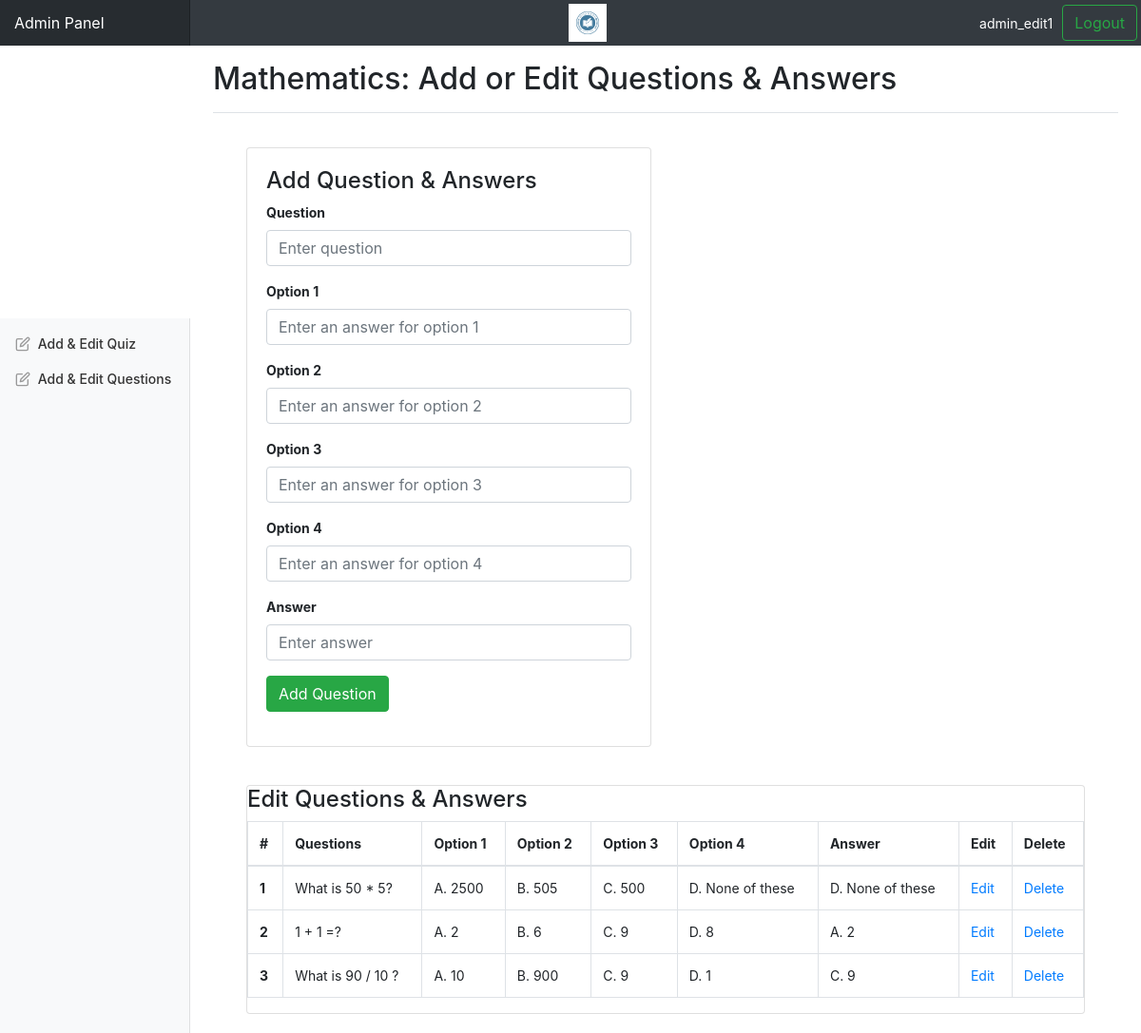
Screenshot of /admin/add_edit_questions_answers.php?id=1 (signed in) with the database file from the repository.
### tables this page shows
CREATE TABLE `quiz_category` (
  `id` int(5) NOT NULL,
  `category` varchar(100) NOT NULL
);

CREATE TABLE `questions` (
  `id` int(5) NOT NULL,
  `question_no` varchar(5) NOT NULL,
  `question` varchar(500) NOT NULL,
  `option1` varchar(100) NOT NULL,
  `option2` varchar(100) NOT NULL,
  `option3` varchar(100) NOT NULL,
  `option4` varchar(100) NOT NULL,
  `answer` varchar(100) NOT NULL,
  `category` varchar(50) NOT NULL
);

### admin/add_edit_questions_answers.php (the view, shortened to what this page needs)
<?php
include "../includes/admin_dashboard_header.php";
include "../includes/db_connection.php";
$id = $_GET["id"];
$query = "SELECT * FROM quiz_category WHERE id=$id";
$query_run = mysqli_query($connection, $query);
while ($row = mysqli_fetch_array($query_run)) {
    $quiz_category = $row["category"];
}
?>
<main role="main" class="col-md-9 ml-sm-auto col-lg-10 pt-3 px-4">
    <div class="d-flex justify-content-between flex-wrap flex-md-nowrap align-items-center pb-2 mb-3 border-bottom">
        <h1 class="h2"><?php echo $quiz_category ?>: Add or Edit Questions & Answers</h1>
    </div>
    <div class="card-body">
        <div class="col-lg-6">
            <form name="add_question_form" action="" method="post">
                <div class="card">
                    <div class="card-body card-block">
                        <div class="form-group">
                            <h4>Add Question & Answers</h4>
                            <label class=" form-control-label"><strong>Question</strong></label>
                            <input type="text" name="question" class="form-control" placeholder="Enter question" required="required">
                        </div>
                        <div class="form-group">
                            <label class=" form-control-label"><strong>Option 1</strong></label>
                            <input type="text" name="option_1" class="form-control" placeholder="Enter an answer for option 1" required="required">
                        </div>
                        <div class="form-group">
                            <label class=" form-control-label"><strong>Option 2</strong></label>
                            <input type="text" name="option_2" class="form-control" placeholder="Enter an answer for option 2" required="required">
                        </div>
                        <div class="form-group">
                            <label class=" form-control-label"><strong>Option 3</strong></label>
                            <input type="text" name="option_3" class="form-control" placeholder="Enter an answer for option 3" required="required">
                        </div>
                        <div class="form-group">
                            <label class=" form-control-label"><strong>Option 4</strong></label>
                            <input type="text" name="option_4" class="form-control" placeholder="Enter an answer for option 4" required="required">
                        </div>
                        <div class="form-group">
                            <label class=" form-control-label"><strong>Answer</strong></label>
                            <input type="text" name="answer" class="form-control" placeholder="Enter answer" required="required">
                        </div>
                        <div class="form-group">
                            <input type="submit" name="add_question" value="Add Question" class="btn btn-success">
                        </div>
                    </div>
                </div>
            </form>
        </div>
    </div>
    <div class="card-body">
        <div class="col-lg-12">
            <div class="card">
                <h4>Edit Questions & Answers</h4>
                <table class="table table-bordered">
                    <thead>
                        <tr>
                            <th>#</th>
                            <th>Questions</th>
                            <th>Option 1</th>
                            <th>Option 2</th>
                            <th>Option 3</th>
                            <th>Option 4</th>
                            <th>Answer</th>
                            <th>Edit</th>
                            <th>Delete</th>
                        </tr>
                    </thead>
                    <tbody>
                        <?php
                        $query = "SELECT * FROM questions WHERE category='$quiz_category' ORDER BY question_no asc";
                        $query_run = mysqli_query($connection, $query);
                        while ($row = mysqli_fetch_array($query_run)) {
                        ?>
                            <tr>
                                <th scope="row"><?php echo $row["question_no"]; ?></th>
                                <td><?php echo $row["question"]; ?></td>
                                <td><?php echo $row["option1"]; ?></td>
                                <td><?php echo $row["option2"]; ?></td>
                                <td><?php echo $row["option3"]; ?></td>
                                <td><?php echo $row["option4"]; ?></td>
                                <td><?php echo $row["answer"]; ?></td>
                                <td><a href="edit_option.php?id=<?php echo $row["id"]; ?>&quiz_id=<?php echo $id; ?>">Edit</a></td>
                                <td><a href="delete_option.php?id=<?php echo $row["id"]; ?>&quiz_id=<?php echo $id; ?>">Delete</a></td>
                            </tr>
                        <?php
                        }
                        ?>
                    </tbody>
                </table>
            </div>
        </div>
    </div>
</main>
</body>
</html>

### css/admin_dashboard.css (style rules this page uses)
body { font-size: .875rem; }
.border-bottom { border-bottom: 1px solid #e5e5e5; }

### rows the page displays
quiz_category: category "Mathematics"
questions: question_no "1", question "What is 50 * 5?", option1 "A. 2500", option2 "B. 505", option3 "C. 500", option4 "D. None of these", answer "D. None of these"
questions: question_no "2", question "1 + 1 =?", option1 "A. 2", option2 "B. 6", option3 "C. 9", option4 "D. 8", answer "A. 2"
questions: question_no "3", question "What is 90 / 10 ?", option1 "A. 10", option2 "B. 900", option3 "C. 9", option4 "D. 1", answer "C. 9"

### other values shown
$_SESSION['username'] "admin_edit1"
